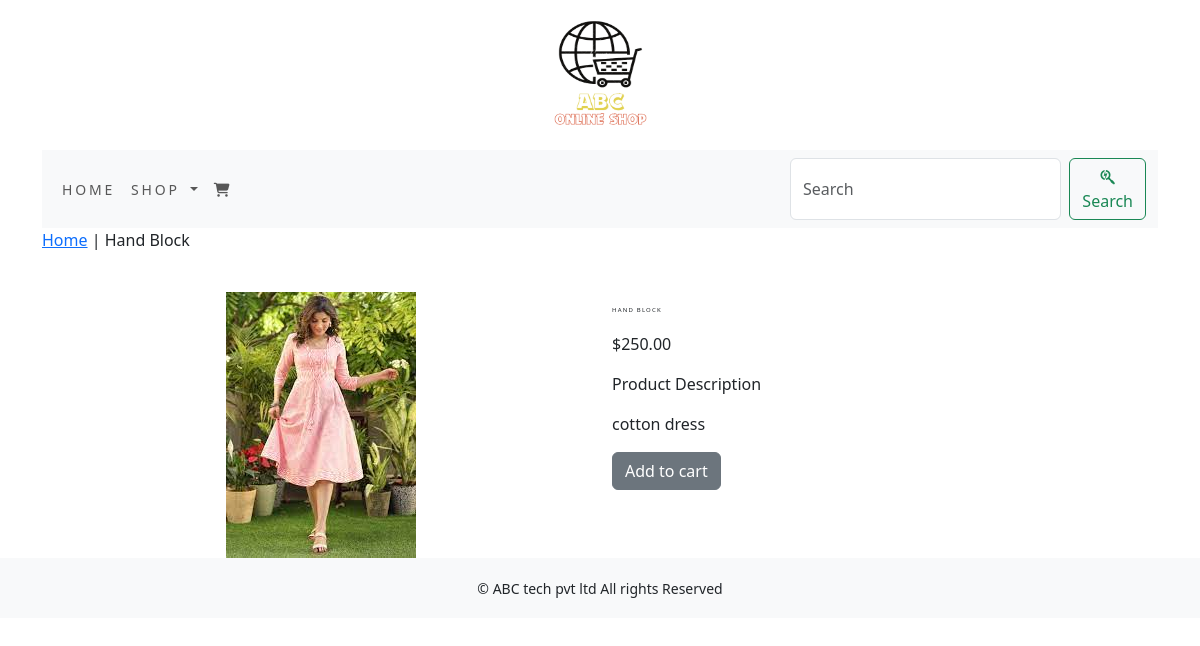
The page /shop/cotton-dress/hand-block/ on the database its author committed.
### shop/models.py (models this page shows, shortened)
class Product(models.Model):
    name = models.CharField(max_length=250, unique=True)
    slug = models.SlugField(max_length=250, unique=True)
    description = models.TextField(blank=True)
    price = models.DecimalField(max_digits=10, decimal_places=2)
    category = models.ForeignKey(Category,on_delete=models.CASCADE)
    image = models.ImageField(upload_to='product', blank=True)
    stock = models.IntegerField()
    available = models.BooleanField(default=True)
    created = models.DateTimeField(auto_now_add=True)
    updated = models.DateTimeField(auto_now_add=True)
    class Meta:
        ordering = ('name',)
        verbose_name = 'product'
        verbose_name_plural = 'products'

### shop/views.py (the view)
# urls.py: path('<slug:c_slug>/<slug:product_slug>/', views.proDetail, name='prodCatdetail')
def proDetail(request,c_slug,product_slug):
    try:
        product = Product.objects.get(category__slug=c_slug,slug=product_slug)
    except Exception as e:
        raise e
    return render(request, 'product.html', {'product': product})

### shop/context_processors.py (called while the page is built)
def menu_links(request):
    links=Category.objects.all()
    return dict(links=links)

### shop/models.py (called while the page is built)
    def get_url(self):
        return reverse('shop:products_by_category', args=[self.slug])

### templates/product.html (shortened to what this page needs)
{% extends 'base.html' %}
{% load static %}
{% block content %}
<div>
    <div>
        <p><a href="{% url 'shop:allProdCat' %}">Home</a> | <a href="{{'% product.category.get_url'}}"></a>{{product.name}}</p>
    </div>
</div>
<div class="container">
<br>
<div class="row">
    <div class="col-12 col-sm-12 col-md-12 col-lg-6 text-center">
        <div style="min-width:18rem">
                <img src="{{product.image.url}}" alt="{{product.name}}">
            </div>
        </div>
      <div class="col-12 col-sm-12 col-md-12 col-lg-6">
          <div>
          <h1 class="my_prod_title">{{ product.name}}</h1>
          <p>${{product.price}}</p>
          <p class="my_title">Product Description</p>
          <p class="text-justify my_prod_text">{{product.description}}</p>
          {% if product.stock <= 0 %}
          <p class="text-justify my_prod_text"><b>Out Of Stock</b></p>
          {% else %}
          <a class="btn btn-secondary" href="{% url 'cart:add_cart' product.id %}">Add to cart</a>
          {% endif %}
      </div>
  </div>
  </div>
  </div>
{% endblock %}

### static/css/custom.css (style rules this page uses)
body { font-family: 'Roboto', sans-serif; }
.my_prod_title { font-size:6px; text-transform:uppercase; letter-spacing:.2em; padding-top:15px; padding-bottom:10px; }
.my_prod_text { padding-right:20px; }

### rows shown on the page
Product: name "Hand Block", image (picture), name "HAND BLOCK", price "250.00", description "cotton dress"
